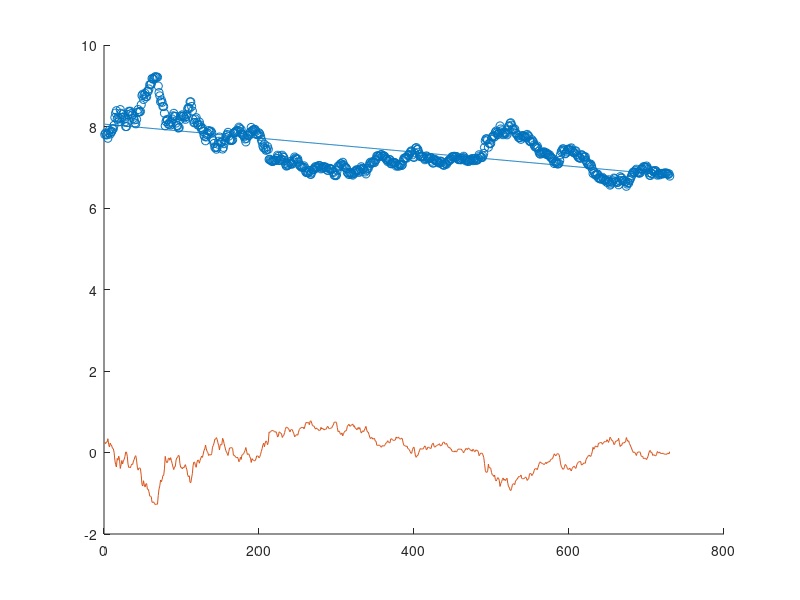
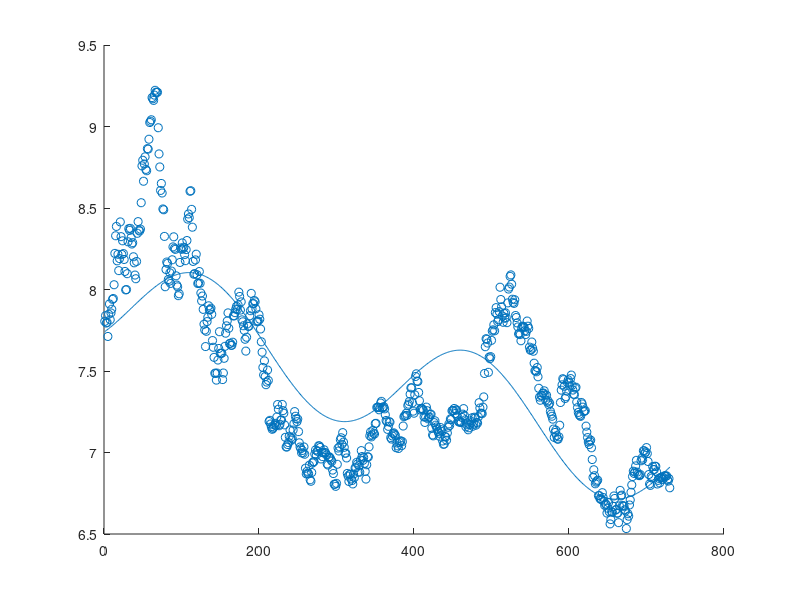
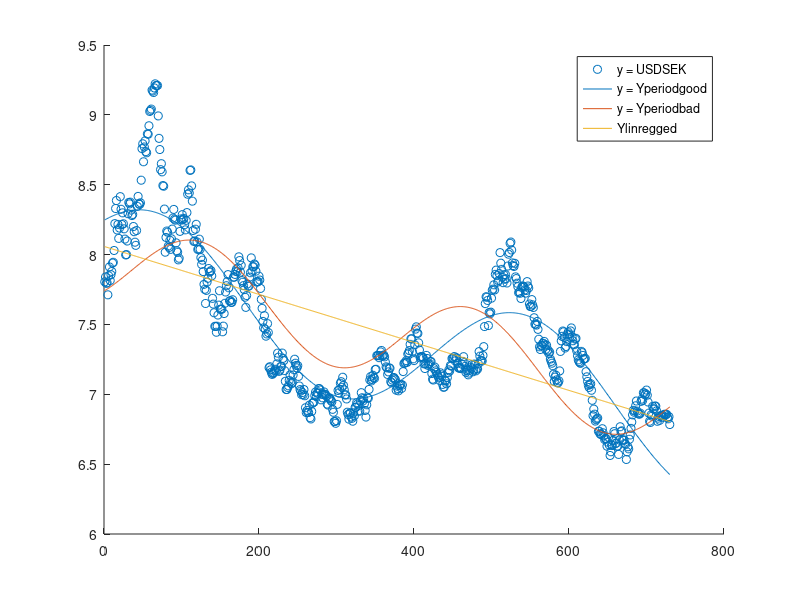

Here is the MATLAB script that generated these plots, in order:

load dollarkurs.mat
X = USDSEK;
N = length(X);
tt=(1:N)';

%% 3a Linjär modell
A = [ones(N,1),tt];

mkdum = (A'*A) \ (A'*X);
mksmart = A \ X;



Ylinregged=tt*mkdum(2) + mkdum(1);
figure(1);
scatter(tt, X);
hold on;
plot(tt, Ylinregged);
errs = Ylinregged - X;
plot(tt, errs);
hold off;

%% 3b Normalekvationerna och konditionering

disp("Skillnader i koefficienter");
disp(mkdum-mksmart);

disp("Konditionstal: ")
disp(cond(A));

%% 3c Linjär + periodisk modell

% Er kod här...

L = 350;
A=[ones(N,1), tt, sin(2*pi*tt/L), cos(2*pi*tt/L)];

mkdum = (A'*A) \ (A'*X);
mksmart = A \ X;

disp("Skillnader i koefficienter");
disp(mkdum-mksmart);

disp("Konditionstal: ")
disp(cond(A));

Y = mkdum(1) + mkdum(2)*tt + mkdum(3)*sin(2*pi*tt/L) + mkdum(4)*cos(2*pi*tt/L);
figure(2);
scatter(tt, X);
hold on;
plot(tt,Y);
errs = Y - X;
%plot(tt,errs);
hold off;


%% 3d Icke-linjär modell
function [Y] = F(X)
    d0 = X(1);
    d1= X(2);
    d2 = X(3);
    d3 = X(4);
    L = X(5);
    load dollarkurs.mat
    X = USDSEK;
    N = length(X);
    Y=zeros(N,1);
    % TODO: Vectorise
    for i = 1:N
        Y(i)=d0+d1*i+d2*sin(2*pi*i/L)+d3*cos(2*pi*i/L)-X(i);
    end
end

function [J] = jac(X)
    d0 = X(1);
    d1= X(2);
    d2 = X(3);
    d3 = X(4);
    L = X(5);
    load dollarkurs.mat
    X = USDSEK;
    N = length(X);

    J = zeros(N, 5);
    fprintf("%f,%f,%f,%f,%f\n", d0,d1,d2,d3,L);

    for i = 1:N
        J(i,1)=1;
        J(i,2)=i;
        J(i,3)=sin(2*pi*i/L);
        J(i,4)=cos(2*pi*i/L);
        J(i,5)=2*pi*i/L^2*(-d2*cos(2*pi*i/L) + d3*sin(2*pi*i/L));
    end
end

S=[mkdum;L];
tau = 1e-13;
iter = 0;
dxnorm = inf;
while (dxnorm > tau)
    dx = -jac(S) \ F(S); %lös med minsta kvadrat i varje steg
    dxnorm = norm(dx);
    S = S + dx;
    iter = iter+1;
   disp([iter dxnorm])
end

figure(3);
scatter(tt, X);
hold on;
v = [ones(N,1), tt, sin(2*pi*tt/L), cos(2*pi*tt/L)];

Yperiodgood = S(1) + S(2)*tt + S(3)*sin(2*pi*tt/S(5)) + S(4)*cos(2*pi*tt/S(5));
plot(tt,Yperiodgood);

Yperiodbad = sum(mkdum' .* v, 2);
plot(tt,Yperiodbad);

plot(tt,Ylinregged);
hold off;

legend({'y = USDSEK', 'y = Yperiodgood','y = Yperiodbad','Ylinregged'},'Location','northeast')

disp("koefficienter");
disp(S);

disp("medelkvadratfel");
SqErrPeriodGood = sum((Yperiodgood - X).^2) / length(Yperiodgood);
SqErrPeriodBad = sum((Yperiodbad - X).^2) / length(Yperiodbad);
SqErrLinreg = sum((Ylinregged - X).^2) / length(Ylinregged);

fprintf("för bra periodisk: %.16f\n", SqErrPeriodGood);
fprintf("för dålig periodisk: %.16f\n", SqErrPeriodBad);
fprintf("för linjär: %.16f\n", SqErrLinreg);
